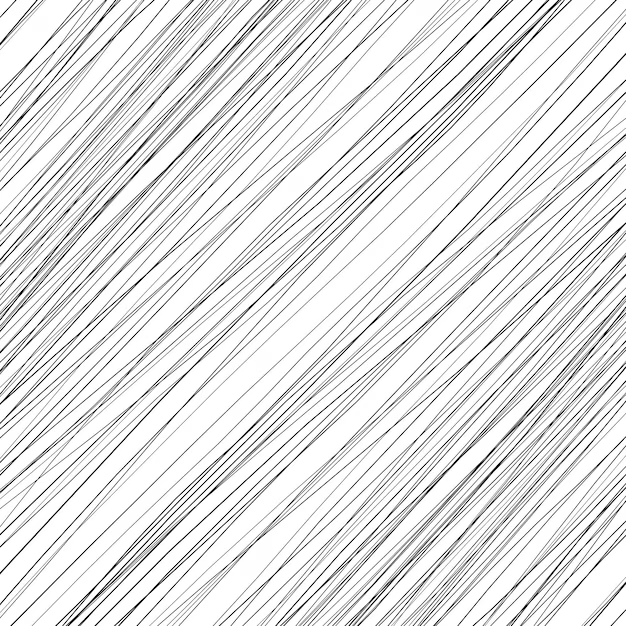
#> input picture preprocessing/hatching_texture.png, 626 x 626 px; its folder holds 2 pictures in this run
$ jupyter execute --allow-errors preprocessing.ipynb   (shell and % lines are left out)
#> lines starting #> are read from the running program, lines starting #| are printed output that depends on the picture
# Sketch to NormalMap Preprocessing

### Read dataset state.json -> find all .obj -> record pathes

[cell 1]
import json
import os
from pathlib import Path

# Path to the state.json file
state_json_path = "../dataset/auto_building_dataset/auto_building_dataset.4d71dc38198d4baa8e60d70e1db84469/artifacts/state/state.json"

# Read the state.json file
print("Reading state.json file...")
#> (the rest of this cell did not finish here and is left out)

### Separate to props and buildings

[cell 2]
from pathlib import Path

# Ensure we have the list of obj paths in memory; otherwise load from the file
#> (the rest of this cell did not finish here and is left out)

### Create sketches and normalmaps from the .objs

[cell 3]
import os
import subprocess

# Configuration
dataset_prefix = "../dataset/auto_building_dataset/auto_building_dataset.4d71dc38198d4baa8e60d70e1db84469/artifacts/data_001/dataset.4d71dc38198d4baa8e60d70e1db84469.atglsnbm/"
converter_path = "../../bin/converter_cli"
normal_map_dataset = "../dataset/normal_map_dataset"
sketch_dataset = "../dataset/sketch_dataset"

# Camera parameters (changeable)
camera_pos = "(10,10,10)"
camera_fov = 10
image_width = 1024
image_height = 1024

# Read building model paths
with open("paths_building_models.txt", 'r') as f:
#> (reads preprocessing/paths_building_models.txt from the repository)
    building_paths = [line.strip() for line in f.readlines()]

print(f"Found {len(building_paths)} building models")

# Generate 20 different camera positions and FOV variations
import numpy as np

# Create 20 different camera positions around the model
# 360-degree rotation around Y axis (XZ plane) with Y height variations
base_pos = np.array([10, 10, 10])
camera_variations = []

iterations = 25
# Generate 20 positions: 360-degree rotation around Y axis
for i in range(iterations):
    # Calculate angle for full 360-degree rotation
    angle = (i * np.pi*2) / (iterations)  # 0 to 2π in 20 steps

    # Position camera in XZ plane at fixed distance from origin
    # Vary X and Z coordinates to create circular motion around Y axis
    x = 1000*np.cos(angle)  # Circle radius of 10
    z = 1000*np.sin(angle)  # Circle radius of 10

    # Vary Y height between 5 and 15 for different viewing angles
    camera_variations.append((x,abs(x*0.5)-100,z))


# Generate FOV variations from 5 to 80 degrees for more dramatic differences
fov_variations = [10]

print(f"Generated {len(camera_variations)} camera positions and {len(fov_variations)} FOV variations")

# Process first few models with all variations
#> (the rest of this cell did not finish here and is left out)

### Shadowed sketches

Install libs

Find sketch<->normalmap pairs

[cell 4]
import os

# Paths to datasets (adjust as needed)
sketch_dir = "../dataset/sketch_dataset"
normalmap_dir = "../dataset/normal_map_dataset"

# Pick a sample (for demo, just pick the first matching pair)
#> (the rest of this cell did not finish here and is left out)

Merge

[cell 5]
import os
import re
import numpy as np
import cv2
import cairosvg
import matplotlib.pyplot as plt
import xml.etree.ElementTree as ET

# ==== Параметры пайплайна ====
SCALE_FACTOR   = 1.02
OFFSET_XY      = (-10, -10)       # (dx, dy)
SKETCH_ALPHA   = 0.85             # сила линий эскиза поверх
R_THRESH       = 200              # порог для каналов normal map
SHADE_STRENGTH = (0.1, 0.05, 0.0)  # веса вклада каналов (R,G,B) в серую тень
# ---------------------------------------------------------------

def _strip_namespace(svg_text: str) -> str:
    return svg_text.replace('xmlns="http://www.w3.org/2000/svg"', '')

# [123 lines left out: functions _remove_fill_from_style_attr, render_svg_to_bgra, warp_bgra, alpha_over, compute_shade_mask, not called in this run]

# ==== Основной код ====
#> (the rest of this cell did not finish here and is left out)

### Textured Shadows (for unstability)

[cell 6]
import os
import re
import numpy as np
import cv2
import cairosvg
import matplotlib.pyplot as plt
import xml.etree.ElementTree as ET
def load_hatching_texture(path):
#> called with path = '../preprocessing/hatching_texture.png'
    tex = cv2.imread(path, cv2.IMREAD_UNCHANGED)
#> tex is the input picture: shape (626, 626, 4); mean B, G, R, A 229.1, 229.1, 229.1, 58.6
    if tex is None:
        raise RuntimeError(f'Не удалось загрузить текстуру: {path}')
    if tex.ndim == 3 and tex.shape[2] == 4:
        bgr = tex[:, :, :3]
        a   = tex[:, :, 3].astype(np.float32) / 255.0
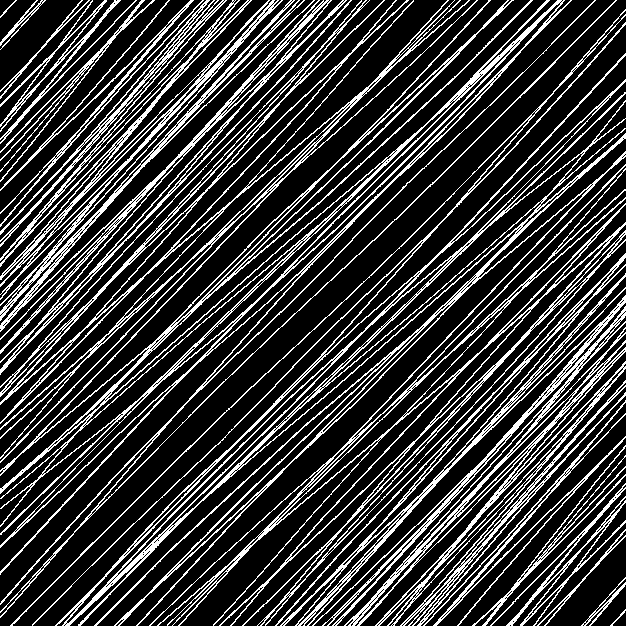
#> a: shape (626, 626) float32; values 0 (black) and 1 (white), 23% white in thin lines or dots
        gray = cv2.cvtColor(bgr, cv2.COLOR_BGR2GRAY).astype(np.float32) / 255.0
        # Композитим на белый фон через альфу (прозрачное -> белое)
        gray = gray * a + (1.0 - a)
        return (gray * 255.0).astype(np.uint8)
    elif tex.ndim == 3:
        return cv2.cvtColor(tex, cv2.COLOR_BGR2GRAY)
    else:
        return tex

hatching_tex_path = os.path.join('..', 'preprocessing', 'hatching_texture.png')
hatching_tex = load_hatching_texture(hatching_tex_path)
if hatching_tex is None:
    raise RuntimeError(f'Не удалось загрузить текстуру: {hatching_tex_path}')

# ==== Параметры пайплайна ====
SCALE_FACTOR   = 1.02
OFFSET_XY      = (-10, -10)       # (dx, dy)
SKETCH_ALPHA   = 0.85             # сила линий эскиза поверх
R_THRESH       = 200              # порог для каналов normal map
SHADE_STRENGTH = (1, 0.3, 0.0)  # веса вклада каналов (R,G,B) в серую тень
# ---------------------------------------------------------------

def _strip_namespace(svg_text: str) -> str:
    return svg_text.replace('xmlns="http://www.w3.org/2000/svg"', '')

# [193 lines left out: functions _remove_fill_from_style_attr, render_svg_to_bgra, warp_bgra, alpha_over, compute_hatching_mask, not called in this run]

# ==== Основной код ====
#> (the rest of this cell did not finish here and is left out)
